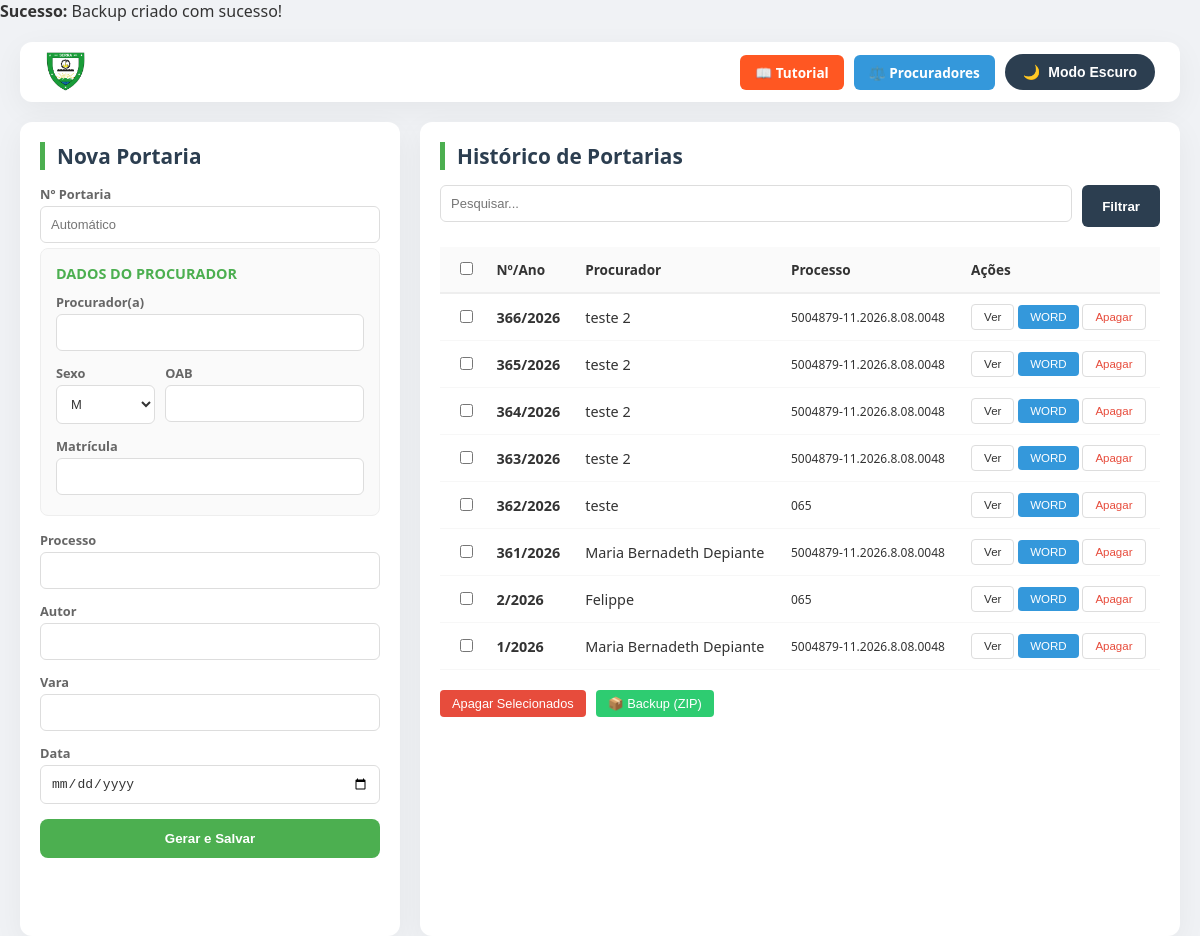
/, run on an earlier commit of the app's database.
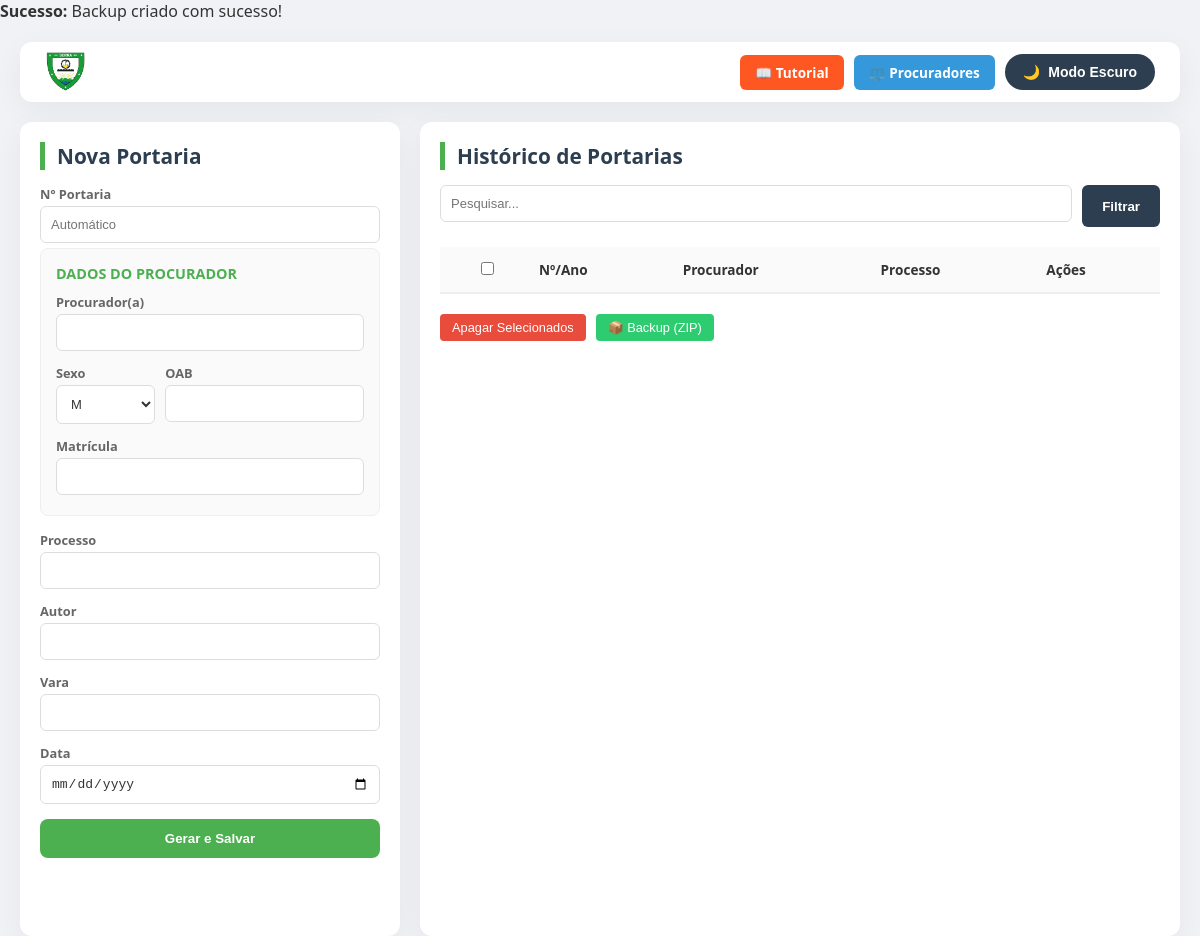
And on a later commit of the database.
### tables this page shows
CREATE TABLE portarias(
    id INTEGER PRIMARY KEY AUTOINCREMENT,
    numero INTEGER,
    ano INTEGER,
    procurador TEXT,
    sexo TEXT,
    oab TEXT,
    matricula TEXT, 
    processo TEXT,
    autor TEXT,
    vara TEXT,
    data_portaria TEXT
);

### index.php (the view, shortened to what this page needs)
<?php
if (!isset($_GET['buscar_dados'])) {
    include 'backup_auto.php';
}
$db = new SQLite3('data/portarias.db');
$db->exec('PRAGMA journal_mode = WAL;');
$db->exec("CREATE TABLE IF NOT EXISTS portarias(
    id INTEGER PRIMARY KEY AUTOINCREMENT,
    numero INTEGER,
    ano INTEGER,
    procurador TEXT,
    sexo TEXT,
    oab TEXT,
    matricula TEXT,
    processo TEXT,
    autor TEXT,
    vara TEXT,
    data_portaria TEXT
)");
$db->exec("CREATE TABLE IF NOT EXISTS cadastro_procuradores(
    id INTEGER PRIMARY KEY AUTOINCREMENT,
    nome TEXT NOT NULL,
    oab TEXT,
    sexo TEXT,
    matricula TEXT,
    email TEXT,
    status TEXT DEFAULT 'Ativo'
)");
$filtro="WHERE 1=1";
?>
<!DOCTYPE html>
<html lang="pt-br">
<head>
</head>
<body>
<div class="container">
<header class="header-actions">
    <img src="img/logoserra.png" style="height: 40px;">
    <div style="display:flex;gap:10px;align-items:center;">
        <a href="tutorial.php" class="btn-tutorial">📖 Tutorial</a>
        <a href="procuradores.php" class="btn-cadastro">⚖️ Procuradores</a>
        <button class="dark-toggle" id="btnDark" onclick="toggleDarkMode()">
            <span id="dark-icon">🌙</span> <span id="dark-text">Modo Escuro</span>
        </button>
    </div>
</header>
<aside class="sidebar">
    <h2>Nova Portaria</h2>
    <form method="post">
        <label>Nº Portaria</label>
        <input type="number" name="numero" placeholder="Automático">
        <div class="procurador-box">
            <h3>Dados do Procurador</h3>
            <label>Procurador(a)</label>
            <input type="text" name="procurador" id="proc_input" list="datalist_procurador" required onchange="autoPreencher('procurador', this.value)">
            <div style="display: flex; gap: 10px;">
                <div style="flex: 1;">
                    <label>Sexo</label>
                    <select name="sexo" id="sexo_input" required>
                        <option value="M">M</option>
                    </select>
                </div>
                <div style="flex: 2;">
                    <label>OAB</label>
                    <input type="text" name="oab" id="oab_input" required>
                </div>
            </div>
            <label>Matrícula</label>
            <input type="text" name="matricula" id="matricula_input" required>
        </div>
        <label>Processo</label>
        <input type="text" name="processo" id="processo_input" required>
        <label>Autor</label>
        <input type="text" name="autor" id="autor_input" required>
        <label>Vara</label>
        <input type="text" name="vara" id="vara_input" required>
        <label>Data</label>
        <input type="date" name="data" required>
        <button type="submit" name="salvar" style="background:var(--secondary-color); color:white; font-weight:bold; width:100%; border:none; border-radius:8px; padding:12px; margin-top:10px; cursor:pointer;">Gerar e Salvar</button>
    </form>
</aside>
<main class="main-content">
    <h2>Histórico de Portarias</h2>
    <form method="get" class="filter-bar">
        <input type="text" name="buscar" placeholder="Pesquisar..." value="<?php echo $_GET['buscar'] ?? ''; ?>">
        <button type="submit">Filtrar</button>
    </form>
    <form id="formAcoesMassa" method="post">
        <table>
            <thead><tr><th><input type="checkbox" onclick="marcarTodos(this)"></th><th>Nº/Ano</th><th>Procurador</th><th>Processo</th><th>Ações</th></tr></thead>
            <tbody>
                <?php
                $res=$db->query("SELECT * FROM portarias $filtro ORDER BY id DESC");
                while($row=$res->fetchArray()){
                    echo "<tr>
                        <td><input type='checkbox' name='selecionados[]' value='".$row['id']."'></td>
                        <td><strong>".$row['numero']."/".$row['ano']."</strong></td>
                        <td>".$row['procurador']."</td>
                        <td><small>".$row['processo']."</small></td>
                        <td>
                            <button type='button' class='table-btn' onclick=\"window.open('gerar_pdf.php?id=".$row['id']."','_blank')\">Ver</button>
                            <button type='button' class='table-btn' style='background:#3498db; color:white; border:none;' onclick=\"location.href='gerar_docx.php?id=".$row['id']."'\">WORD</button>
                            <button type='button' class='table-btn' style='color:#e74c3c' onclick='abrirModal(".$row['id'].")'>Apagar</button>
                        </td>
                    </tr>";
                }
                ?>
            </tbody>
        </table>
        <div class="action-bar">
            <button type="button" class="table-btn" style="background:#e74c3c; color:white; border:none;" onclick="abrirModalMultiplo()">Apagar Selecionados</button>
            <button type="button" class="table-btn" style="background:#2ecc71; color:white; border:none;" onclick="baixarZIP()">📦 Backup (ZIP)</button>
        </div>
    </form>
</main>
</div>
</body>
</html>

What changed in the data, as far as the page shows it:
removed portarias: numero "366", ano "2026", procurador "teste 2", processo "5004879-11.2026.8.08.0048"
removed portarias: numero "365", ano "2026", procurador "teste 2", processo "5004879-11.2026.8.08.0048"
removed portarias: numero "364", ano "2026", procurador "teste 2", processo "5004879-11.2026.8.08.0048"
removed portarias: numero "363", ano "2026", procurador "teste 2", processo "5004879-11.2026.8.08.0048"
removed portarias: numero "362", ano "2026", procurador "teste", processo "065"
removed portarias: numero "361", ano "2026", procurador "Maria Bernadeth Depiante", processo "5004879-11.2026.8.08.0048"
removed portarias: numero "2", ano "2026", procurador "Felippe", processo "065"
removed portarias: numero "1", ano "2026", procurador "Maria Bernadeth Depiante", processo "5004879-11.2026.8.08.0048"
